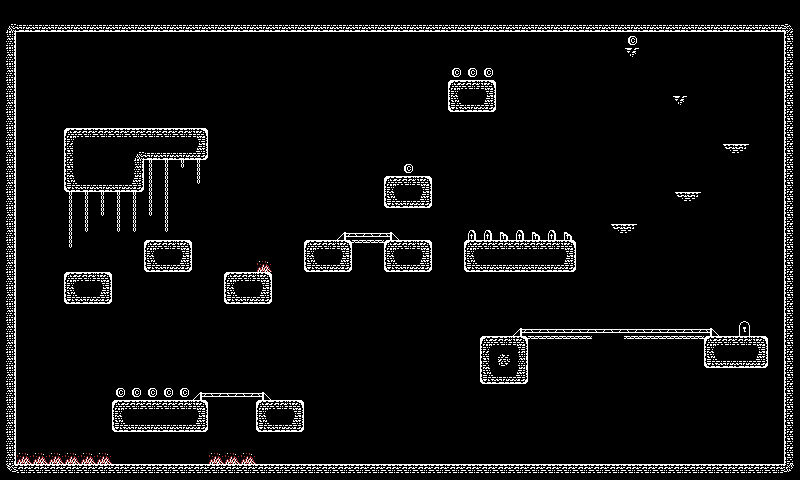

Tiled map render using the project's own tile images. Description and the map definition, with tile-layer contents summarised, below:
An orthogonal 50x30 tile map with 16x16 px tiles, 3 tile layers (background, midground, foreground) and 1 object (player_origin).

<map version="1.0" tiledversion="1.1.6" orientation="orthogonal" renderorder="left-down" width="50" height="30" tilewidth="16" tileheight="16" infinite="0" nextobjectid="3">
 <tileset firstgid="1" name="oubliette-tileset-extruded" tilewidth="16" tileheight="16" spacing="2" margin="1" tilecount="64" columns="8">
  <image source="../assets/oubliette-tileset-extruded.png" trans="000000" width="144" height="144" />
  <tile id="0">
   <properties>
    <property name="block" type="bool" value="true" />
   </properties>
  </tile>
  <tile id="1">
   <properties>
    <property name="block" type="bool" value="true" />
   </properties>
  </tile>
  <tile id="2">
   <properties>
    <property name="block" type="bool" value="true" />
   </properties>
  </tile>
  <tile id="3">
   <properties>
    <property name="block" type="bool" value="true" />
   </properties>
  </tile>
  <tile id="4">
   <properties>
    <property name="block" type="bool" value="true" />
   </properties>
  </tile>
  <tile id="5">
   <properties>
    <property name="block" type="bool" value="true" />
   </properties>
  </tile>
  <tile id="6">
   <properties>
    <property name="block" type="bool" value="true" />
   </properties>
  </tile>
  <tile id="7">
   <properties>
    <property name="block" type="bool" value="true" />
   </properties>
  </tile>
  <tile id="8">
   <properties>
    <property name="block" type="bool" value="true" />
   </properties>
  </tile>
  <tile id="10">
   <properties>
    <property name="block" type="bool" value="true" />
   </properties>
  </tile>
  <tile id="16">
   <properties>
    <property name="block" type="bool" value="true" />
   </properties>
  </tile>
  <tile id="17">
   <properties>
    <property name="block" type="bool" value="true" />
   </properties>
  </tile>
  <tile id="18">
   <properties>
    <property name="block" type="bool" value="true" />
   </properties>
  </tile>
  <tile id="30">
   <properties>
    <property name="block" type="bool" value="true" />
   </properties>
  </tile>
 </tileset>
 <layer name="background" width="50" height="30" locked="1">
  <data>[1500 cells, 4 non-empty, 2 distinct tile ids]</data>
 </layer>
 <layer name="midground" width="50" height="30">
  <data>[1500 cells, 381 non-empty, 22 distinct tile ids]</data>
 </layer>
 <layer name="foreground" width="50" height="30" locked="1">
  <data>[1500 cells, 52 non-empty, 7 distinct tile ids]</data>
 </layer>
 <objectgroup name="objects" locked="1">
  <object id="2" name="player_origin" x="76" y="268">
   <point />
  </object>
 </objectgroup>
</map>